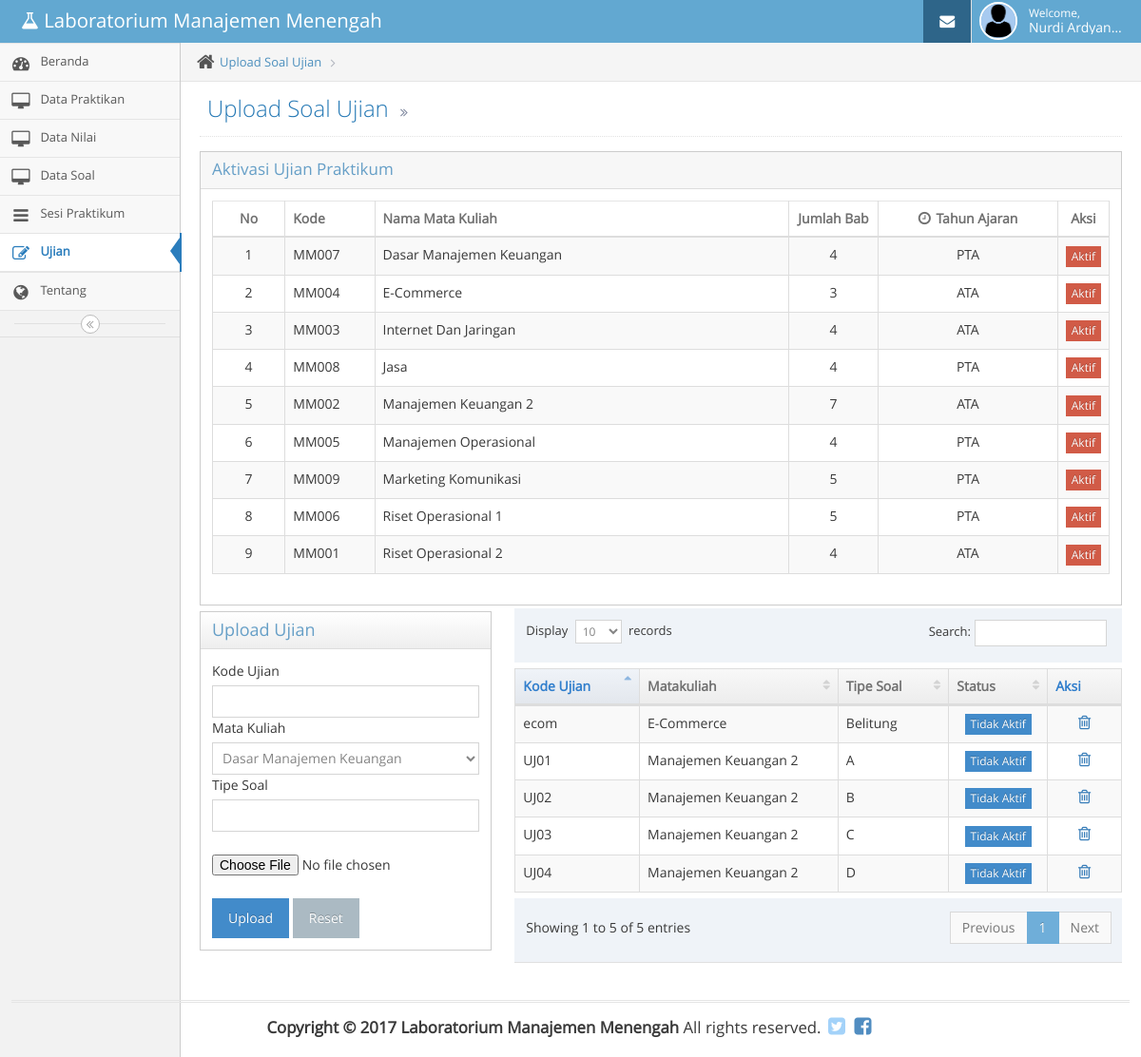
Screenshot of /index.php/ujian (signed in) with the database file from the repository.
### tables this page shows
CREATE TABLE `tbasisten` (
  `id` int NOT NULL,
  `kd_asisten` varchar(10) DEFAULT NULL,
  `npm` varchar(10) DEFAULT NULL,
  `kelas` varchar(5) DEFAULT NULL,
  `username` varchar(30) DEFAULT NULL,
  `password` varchar(30) DEFAULT NULL,
  `nama_lengkap` varchar(40) DEFAULT NULL,
  `status` varchar(15) DEFAULT NULL,
  `tanggal_post` datetime DEFAULT CURRENT_TIMESTAMP,
  `foto` varchar(300) DEFAULT NULL
);

CREATE TABLE `tbmatkul` (
  `id` int NOT NULL,
  `kd_matkul` varchar(5) DEFAULT NULL,
  `nama_matkul` varchar(100) DEFAULT NULL,
  `t_ajaran` varchar(10) DEFAULT NULL,
  `jml_bab` int DEFAULT NULL,
  `status` varchar(15) DEFAULT NULL
);

CREATE TABLE `tbujian` (
  `id` int NOT NULL,
  `kd_ujian` varchar(4) DEFAULT NULL,
  `nama_matkul` varchar(30) DEFAULT NULL,
  `tipe_soal` varchar(30) DEFAULT NULL,
  `file` varchar(300) DEFAULT NULL,
  `status` int DEFAULT NULL
);

### application/controllers/Ujian.php (called while the page is built, shortened)
<?php if ( ! defined('BASEPATH')) exit('No direct script access allowed');
class Ujian extends CI_Controller {
public function index()
	{
		$isi['content'] 		= 'uploadujian/ujian';
		$isi['judul']			= 'Upload Soal Ujian';
		$isi['subjudul']		= '';
		$isi['dashboard']		= '';
		$isi['matkul']			= '';
		$isi['deviden']			= '';
		$isi['sdeviden']		= '';
		$isi['leverage']		= '';
		$isi['sleverage']		= '';
		$isi['tentang']			= '';
		$isi['datapraktikan']	= '';
		$isi['soal']			= '';
		$isi['ujian']			= 'class="active"';
		$isi['datanilai']		= '';
		$isi['data_matkul']		= $this->db->query("SELECT * FROM tbmatkul order by nama_matkul ASC");
		$isi['dataujian']		= $this->db->query("SELECT tbujian.kd_ujian, tbujian.status , tbujian.tipe_soal , tbmatkul.nama_matkul FROM
														tbujian INNER JOIN tbmatkul ON tbujian.nama_matkul = tbmatkul.kd_matkul");
		$key					= $this->session->userdata('kd_asisten');
		$isi['foto']			= $this->db->query("SELECT foto from tbasisten where kd_asisten = '".$key."'");
		$isi['doc']	 = $_SERVER['DOCUMENT_ROOT'];
		$this->load->view('asisten/header_asisten',$isi);
		$this->load->view('asisten/menu_asisten',$isi);
		$this->load->view('asisten/content_asisten',$isi);
		$this->load->view('asisten/footer_asisten');
	}
}

### index.php (called while the page is built, shortened)
<?php
require_once BASEPATH.'core/CodeIgniter.php';

### application/views/uploadujian/ujian.php (the view, shortened to what this page needs)
<div class="row">
    <div class="col-xs-12">
        <div class="widget-box">
            <div class="widget-header widget-header-flat">
                <h4 class="widget-title smaller">Aktivasi Ujian Praktikum</h4>
            </div>
            <div class="widget-body">
                <div class="widget-main">
                    <table id="simple-table" class="table table-striped table-bordered table-hover">
                        <thead>
                            <tr>
                                <th class="center">No</th>
                                <th>Kode</th>
                                <th>Nama Mata Kuliah</th>
                                <th class="center">Jumlah Bab</th>
                                <th class="center"><i class="ace-icon fa fa-clock-o bigger-110 hidden-480 "></i>
                                    Tahun Ajaran
                                </th>
                                <th class="hidden-480 center">Aksi</th>
                            </tr>
                        </thead>
                        <tbody>
                        <?php
                        $No = 1;
                            $data_matkul = $this->db->query("SELECT * FROM tbmatkul ORDER BY nama_matkul ASC ");
                            foreach ($data_matkul->result() as $Row )
                            {
                        ?>
                            <tr>
                                <td class="center"><?=$No++;?></td>
                                <td width="10%"><?=$Row->kd_matkul;?></td>
                                <td><?=$Row->nama_matkul;?></td>
                                <td class="center" width="10%"><?=$Row->jml_bab;?></td>
                                <td class="center" width="20%"><?=$Row->t_ajaran;?></td>
                                <td class="hidden-600 center" width="5%">
                                    <form method="post" action="<?php echo base_url();?>ujian/aktifasi_ujian">
                                        <?php
                                            if ($Row->status == "Tidak Aktif")
                                            {
                                        ?>
                                                <input type="submit" name="submit" class="btn btn-minier btn-danger" value="Aktif">
                                        <?php
                                            }
                                            else
                                            {
                                        ?>
                                                <input type="hidden" name="status" value="Tidak Aktif">
                                                <input type="hidden" name="kd_matkul" value="<?=$Row->kd_matkul;?>">
                                                <input type="submit" name="submit" class="btn btn-minier btn-primary" value="Tidak Aktif">
                                        <?php
                                            }
                                        ?>
                                    </form>
                                </td>
                            </tr>
                        <?php
                            }
                        ?>
                        </tbody>
                    </table>
                </div>
            </div>
        </div>
    </div>
	<div class="col-sm-4">
		<div class="widget-box">
			<div class="widget-header">
				<h4 class="widget-title">Upload Ujian</h4>
			</div>
			<div class="widget-body">
				<div class="widget-main">
					<?php echo form_open_multipart('ujian/upload');?>
						<div class="control-group">
                           <label class="control-label">Kode Ujian</label>
                                <div class="controls">
 	                              <input type="text" name="kd_ujian" id="kd_ujian" class=" form-control" >
                                </div>
                        </div>
                        <div class="control-group">
                           <label class="control-label">Mata Kuliah</label>
                                <div class="controls">
                                	<select name="nama_matkul" class="form-control" >
                                	<?php
                                		$data_matkul = $this->db->query("SELECT * FROM tbmatkul ORDER BY nama_matkul ASC ");
                                		foreach ($data_matkul->result() as $Row)
                                		{
                                	?>
                                		<option value="<?php echo $Row->kd_matkul ;?>">
                                			<?php echo $Row->nama_matkul;?>
                            			</option>
                                	<?php
                                		}
                                	?>
                               		</select>
                                </div>
                        </div>
                        <div class="control-group">
                           <label class="control-label">Tipe Soal</label>
                                <div class="controls">
 	                              <input type="text" name="tipe_soal" id="tipe_soal" class=" form-control" >
                                </div>
                        </div>
						<div class="space-12"></div>
						<div class="control-group">
                       		<input type="file" name="userfile" size="20" />
                    	</div>
                    	<div class="space-12"></div>
                    	<div class="control-group">
                       		<input type="submit" name="submit" class="btn btn-primary" value="Upload">
                       		<input type="reset" name="reset" class="btn btn-denger" value="Reset">
                    	</div>
					</form>
				</div>
			</div>
		</div>
	</div>
    <div class="col-sm-8">
        <table id="dynamic-table" class="table table-striped table-bordered table-hover">
            <thead>
                <th>Kode Ujian</th>
                <th>Matakuliah</th>
                <th>Tipe Soal</th>
                <th>Status</th>
                <th>Aksi</th>
            </thead>
            <tbody>
            <?php
            foreach ($dataujian->result() as $row){
            ?>
                <tr>
                    <td><?php echo $row->kd_ujian; ?></td>
                    <td><?php echo $row->nama_matkul; ?></td>
                    <td><?php echo $row->tipe_soal; ?></td>
                    <td align="center">
                    	<form method="post" action="<?php echo base_url();?>ujian/aktifasi_soal" >
                    	<?php
                    		if ($row->status == 0 )
                    		{
                    	?>
                    			<input type="hidden" name="status" value="1">
                    			<input type="hidden" name="kd_ujian" value="<?=$row->kd_ujian;?>">
                    			<input type="submit" name="submit" class="btn btn-minier btn-danger" value="Aktif">
                    	<?php
                    		}else
                    		{
                    	?>
                    			<input type="submit" name="submit" class="btn btn-minier btn-primary" value="Tidak Aktif">
                    	<?php
                    		}
                    	?>
                    	</form>
                    </td>
                    <td>
                        <center>
                        <a href="<?php echo base_url()?>ujian/delete/<?php echo $row->kd_ujian;?>" onclick="return confirm('Anda yakin ingin menghapus data ini?'); ">
                                <i class="ace-icon fa fa-trash-o bigger-120">
                                </i>
                        </a>
                        </center>
                    </td>
                </tr>
            <?php }?>
            </tbody>
        </table>
    </div>
</div>
</div>

### application/views/asisten/header_asisten.php (shortened to what this page needs)
<!DOCTYPE html>
<html lang="en">
	<head>
		<link rel="stylesheet" href="<?php echo base_url();?>assets/font-awesome/4.2.0/css/font-awesome.min.css" />
		<link rel="stylesheet" href="<?php echo base_url();?>assets/css/bootstrap.min.css" />
		<link href="<?php echo base_url();?>assets/datatables/css/dataTables.bootstrap.css" rel="stylesheet">
		<link rel="stylesheet" href="<?php echo base_url();?>assets/css/jquery-ui.custom.min.css" />
		<link rel="stylesheet" href="<?php echo base_url();?>assets/css/jquery.gritter.min.css" />
		<link rel="stylesheet" href="<?php echo base_url();?>assets/css/select2.min.css" />
		<link rel="stylesheet" href="<?php echo base_url();?>assets/css/bootstrap-editable.min.css" />
		<link rel="stylesheet" href="<?php echo base_url();?>assets/css/datepicker.min.css" />
		<link rel="stylesheet" href="<?php echo base_url();?>assets/css/ace.min.css" class="ace-main-stylesheet" id="main-ace-style" />
		<link rel="stylesheet" href="<?php echo base_url();?>assets/css/colorbox.min.css" />
	</head>
	<body class="no-skin">
		<div id="navbar" class="navbar navbar-default">
			<div class="navbar-container" id="navbar-container">
				<div class="navbar-header pull-left">
					<a href="<?php echo base_url(); ?>home/asisten" class="navbar-brand">
						<small>
							<i class="fa fa-flask"></i>
							Laboratorium Manajemen Menengah
						</small>
					</a>
				</div>
				<div class="navbar-buttons navbar-header pull-right" role="navigation">
					<ul class="nav ace-nav">
						<li class="blue">
							<a href="<?php echo base_url();?>mail">
								<i class="ace-icon fa fa-envelope icon-animated-vertical"></i>
							</a>
						</li>
						<li class="light-blue">
							<a data-toggle="dropdown" href="#" class="dropdown-toggle">
								<?php
									$foto = $this->db->query("SELECT * FROM tbasisten WHERE npm = '".$this->session->userdata("npm")."'");
									foreach ($foto->result() as $key )
									{
										$foto = $key->foto;
										$nama_lengkap = $key->nama_lengkap;
									}
								?>
								<img class="nav-user-photo" src="<?php echo base_url();?>assets/uploads/images/<?php echo $foto;?>" alt="<?php echo ($this->session->userdata('nama_lengkap'));?>" />
								<span class="user-info">
									<small>Welcome,</small>
									<?php echo $nama_lengkap;?>
								</span>
						</li>
					</ul>
				</div>
			</div>
		</div>

### rows the page displays
tbasisten: foto (picture), nama_lengkap "Nurdi Ardyan…"
tbmatkul: kd_matkul "MM007", nama_matkul "Dasar Manajemen Keuangan", jml_bab "4", t_ajaran "PTA"
tbmatkul: kd_matkul "MM004", nama_matkul "E-Commerce", jml_bab "3", t_ajaran "ATA"
tbmatkul: kd_matkul "MM003", nama_matkul "Internet Dan Jaringan", jml_bab "4", t_ajaran "ATA"
tbmatkul: kd_matkul "MM008", nama_matkul "Jasa", jml_bab "4", t_ajaran "PTA"
tbmatkul: kd_matkul "MM002", nama_matkul "Manajemen Keuangan 2", jml_bab "7", t_ajaran "ATA"
tbmatkul: kd_matkul "MM005", nama_matkul "Manajemen Operasional", jml_bab "4", t_ajaran "PTA"
tbmatkul: kd_matkul "MM009", nama_matkul "Marketing Komunikasi", jml_bab "5", t_ajaran "PTA"
tbmatkul: kd_matkul "MM006", nama_matkul "Riset Operasional 1", jml_bab "5", t_ajaran "PTA"
tbmatkul: kd_matkul "MM001", nama_matkul "Riset Operasional 2", jml_bab "4", t_ajaran "ATA"
tbujian: kd_ujian "UJ01", tbmatkul.nama_matkul "Manajemen Keuangan 2", tipe_soal "A"
tbujian: kd_ujian "UJ02", tbmatkul.nama_matkul "Manajemen Keuangan 2", tipe_soal "B"
tbujian: kd_ujian "UJ03", tbmatkul.nama_matkul "Manajemen Keuangan 2", tipe_soal "C"
tbujian: kd_ujian "UJ04", tbmatkul.nama_matkul "Manajemen Keuangan 2", tipe_soal "D"
tbujian: kd_ujian "ecom", tbmatkul.nama_matkul "E-Commerce", tipe_soal "Belitung"

### other values shown
$judul "Upload Soal Ujian"
form field nama_matkul "Dasar Manajemen Keuangan"
